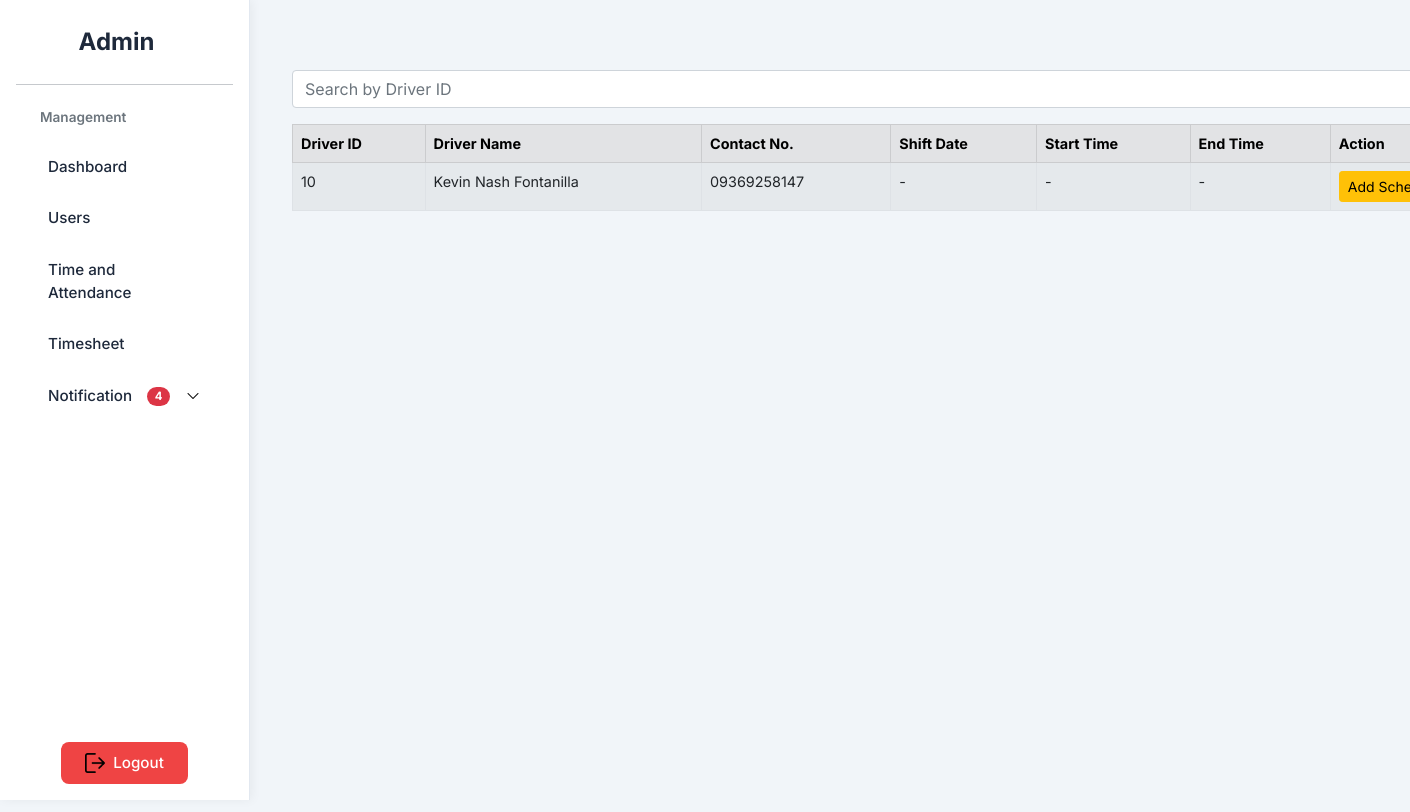
The page /admin/schedule.php (signed in) on the database its author committed.
### tables this page shows
CREATE TABLE `schedule` (
  `id` int(11) NOT NULL,
  `shift_date` date DEFAULT NULL,
  `shift_start` varchar(255) DEFAULT NULL,
  `shift_end` varchar(255) DEFAULT NULL,
  `shift_type` varchar(255) DEFAULT NULL,
  `scheduled_at` date DEFAULT NULL,
  `driver_id` int(11) DEFAULT NULL
);

CREATE TABLE `driver` (
  `id` int(11) NOT NULL,
  `firstname` varchar(255) NOT NULL,
  `lastname` varchar(255) NOT NULL,
  `middlename` varchar(255) NOT NULL,
  `contact_no` varchar(20) NOT NULL,
  `password` varchar(255) NOT NULL,
  `email` varchar(255) NOT NULL,
  `plate_number` varchar(255) NOT NULL,
  `vehicle_type` varchar(255) NOT NULL,
  `status` enum('Active','Inactive') NOT NULL DEFAULT 'Active',
  `role_id` int(10) NOT NULL
);

### admin/schedule.php (the view, shortened to what this page needs)
<?php
include '../includes/header.php';
require '../database/connection.php';
$search = isset($_GET['search']) ? $_GET['search'] : '';
$sql = "
    SELECT
        driver.id AS driver_id,
        driver.firstname,
        driver.lastname,
        driver.middlename,
        driver.contact_no,
        schedule.id AS schedule_id,
        schedule.shift_date,
        schedule.shift_start,
        schedule.shift_end
    FROM driver
    INNER JOIN schedule ON driver.id = schedule.driver_id
    WHERE schedule.shift_date IS NULL
      AND schedule.shift_start IS NULL
      AND schedule.shift_end IS NULL
      AND driver.id LIKE '%$search%'
";
$result = $conn->query($sql);
?>
<link rel="stylesheet" href="../assets/css/shift.css">
<div class="content container mt-3">
    <form method="GET" class="mb-3 d-flex gap-2">
        <input type="text" name="search" class="form-control" placeholder="Search by Driver ID" value="<?php echo htmlspecialchars($search); ?>">
    </form>
 <div class="table-responsive">
          <table class="table table-bordered table-striped">
    <thead class="table-secondary">
        <tr>
            <th>Driver ID</th>
            <th>Driver Name</th>
            <th>Contact No.</th>
            <th>Shift Date</th>
            <th>Start Time</th>
            <th>End Time</th>
            <th>Action</th>
        </tr>
    </thead>
    <tbody>
        <?php if ($result->num_rows > 0) : ?>
            <?php while ($row = $result->fetch_assoc()) :
                $shift_date  = $row['shift_date']  ?? '-';
                $shift_start = $row['shift_start'] ?? '-';
                $shift_end   = $row['shift_end']   ?? '-';
            ?>
            <tr>
                <td data-label="Driver ID"><?= htmlspecialchars($row['driver_id']) ?></td>
                <td data-label="Firstname"><?= ucwords(htmlspecialchars($row['firstname'] . " " . $row['lastname'] . " " . $row['middlename'])) ?></td>
                <td data-label="Contact Number"><?= htmlspecialchars($row['contact_no']) ?></td>
                <td data-label="Date"><?= htmlspecialchars($shift_date) ?></td>
                <td data-label="Start"><?= htmlspecialchars($shift_start) ?></td>
                <td data-label="End"><?= htmlspecialchars($shift_end) ?></td>
                <td data-label="Actions">
                    <button
                        class="btn btn-sm btn-warning editBtn"
                        data-bs-toggle="modal"
                        data-bs-target="#editModal"
                        data-id="<?= htmlspecialchars($row['schedule_id']) ?>"
                        data-date="<?= htmlspecialchars($row['shift_date']) ?>"
                        data-start="<?= htmlspecialchars($row['shift_start']) ?>"
                        data-end="<?= htmlspecialchars($row['shift_end']) ?>"
                    >
                        Add Schedule
                    </button>
                </td>
            </tr>
            <?php endwhile; ?>
        <?php else : ?>
            <tr><td colspan="7" class="text-center">No new drivers</td></tr>
        <?php endif; ?>
    </tbody>
</table>
</div>
</div>
</body>
</html>

### assets/css/shift.css (style rules this page uses)
.table th, .table td { white-space: nowrap; overflow: hidden; text-overflow: ellipsis; }

### includes/loader.php (style rules this page uses)
body { animation-name: example; animation-duration: 3s; }

### includes/header.php (style rules this page uses)
body { overflow-x: hidden; font-family: 'Inter', Arial, sans-serif; background-color: #F1F5F9; color: #1E293B; font-size: 0.9rem; }
.content { margin-left: 260px; padding: 2rem; min-height: 100vh; }

### rows shown on the page
schedule: driver "10", driver.middlename "Kevin Nash Fontanilla", driver.contact_no "09369258147", shift_date "-", shift_start "-", shift_end "-"

### other values the page prints
$totalPending "4"
